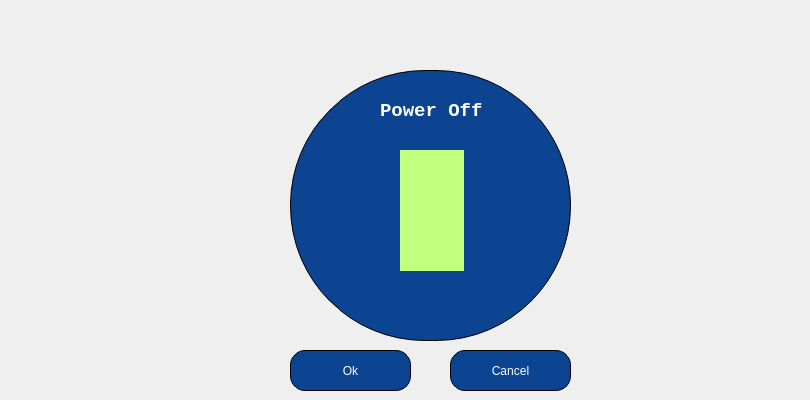
    <widget class="QWidget" name="page">
     <widget class="QFrame" name="frame_3">
      <property name="geometry">
       <rect>
        <x>290</x>
        <y>70</y>
        <width>281</width>
        <height>271</height>
       </rect>
      </property>
      <property name="styleSheet">
       <string notr="true">height: 100px;
    width: 100px;
background-color: rgb(12, 68, 145);
 border: 1px solid black;
     border-radius: 135px;</string>
      </property>
      <property name="frameShape">
       <enum>QFrame::StyledPanel</enum>
      </property>
      <property name="frameShadow">
       <enum>QFrame::Raised</enum>
      </property>
      <widget class="QLabel" name="label_9">
       <property name="geometry">
        <rect>
         <x>90</x>
         <y>30</y>
         <width>121</width>
         <height>21</height>
        </rect>
       </property>
       <property name="font">
        <font>
         <family>Liberation Mono</family>
         <pointsize>14</pointsize>
         <weight>75</weight>
         <bold>true</bold>
        </font>
       </property>
       <property name="styleSheet">
        <string notr="true">color: rgb(255,255,255);
border:none;</string>
       </property>
       <property name="text">
        <string>Power Off</string>
       </property>
      </widget>
      <widget class="QLabel" name="label_10">
       <property name="geometry">
        <rect>
         <x>110</x>
         <y>80</y>
         <width>64</width>
         <height>121</height>
        </rect>
       </property>
       <property name="font">
        <font>
         <family>Liberation Mono</family>
         <pointsize>72</pointsize>
         <weight>75</weight>
         <bold>true</bold>
        </font>
       </property>
       <property name="styleSheet">
        <string notr="true">color:rgb(255,255,255);
background-color: rgb(255, 126, 178);
border:none;</string>
       </property>
       <property name="text">
        <string/>
       </property>
      </widget>
      <widget class="QLabel" name="label_11">
       <property name="geometry">
        <rect>
         <x>110</x>
         <y>80</y>
         <width>64</width>
         <height>121</height>
        </rect>
       </property>
       <property name="font">
        <font>
         <family>Liberation Mono</family>
         <pointsize>72</pointsize>
         <weight>75</weight>
         <bold>true</bold>
        </font>
       </property>
       <property name="styleSheet">
        <string notr="true">color:rgb(255,255,255);
background-color: rgb(124, 177, 255);
border:none;</string>
       </property>
       <property name="text">
        <string/>
       </property>
      </widget>
      <widget class="QLabel" name="label_68">
       <property name="geometry">
        <rect>
         <x>110</x>
         <y>80</y>
         <width>64</width>
         <height>121</height>
        </rect>
       </property>
       <property name="font">
        <font>
         <family>Liberation Mono</family>
         <pointsize>72</pointsize>
         <weight>75</weight>
         <bold>true</bold>
        </font>
       </property>
       <property name="styleSheet">
        <string notr="true">color:rgb(255,255,255);
background-color: rgb(195, 255, 126);
border:none;</string>
       </property>
       <property name="text">
        <string/>
       </property>
      </widget>
     </widget>
     <widget class="QToolButton" name="toolButton_19">
      <property name="geometry">
       <rect>
        <x>740</x>
        <y>0</y>
        <width>61</width>
        <height>61</height>
       </rect>
      </property>
      <property name="font">
       <font>
        <pointsize>11</pointsize>
       </font>
      </property>
      <property name="styleSheet">
       <string notr="true">
border:none;
border-radius:30%;</string>
      </property>
      <property name="text">
       <string/>
      </property>
      <property name="icon">
       <iconset resource="icons.qrc">
        <normaloff>:/img/output-onlinepngtools.png</normaloff>:/img/output-onlinepngtools.png</iconset>
      </property>
      <property name="iconSize">
       <size>
        <width>50</width>
        <height>50</height>
       </size>
      </property>
     </widget>
     <widget class="QPushButton" name="pushButton_132">
      <property name="geometry">
       <rect>
        <x>290</x>
        <y>350</y>
        <width>121</width>
        <height>41</height>
       </rect>
      </property>
      <property name="styleSheet">
       <string notr="true">QPushButton
{
background-color: rgb(12, 68, 145);
 border: 1px solid black;
     border-radius: 15px;
color: rgb(255, 255, 255);
font-style:bold;
}</string>
      </property>
      <property name="text">
       <string>Ok</string>
      </property>
      <property name="icon">
       <iconset resource="icons.qrc">
        <normaloff>:/img/accept.png</normaloff>:/img/accept.png</iconset>
      </property>
      <property name="iconSize">
       <size>
        <width>18</width>
        <height>18</height>
       </size>
      </property>
     </widget>
     <widget class="QPushButton" name="pushButton_133">
      <property name="geometry">
       <rect>
        <x>450</x>
        <y>350</y>
        <width>121</width>
        <height>41</height>
       </rect>
      </property>
      <property name="styleSheet">
       <string notr="true">QPushButton
{
background-color: rgb(12, 68, 145);
 border: 1px solid black;
     border-radius: 15px;
color: rgb(255, 255, 255);
font-style:bold;
}</string>
      </property>
      <property name="text">
       <string>Cancel</string>
      </property>
      <property name="icon">
       <iconset resource="icons.qrc">
        <normaloff>:/img/delete.png</normaloff>:/img/delete.png</iconset>
      </property>
      <property name="iconSize">
       <size>
        <width>18</width>
        <height>18</height>
       </size>
      </property>
     </widget>
    </widget>
